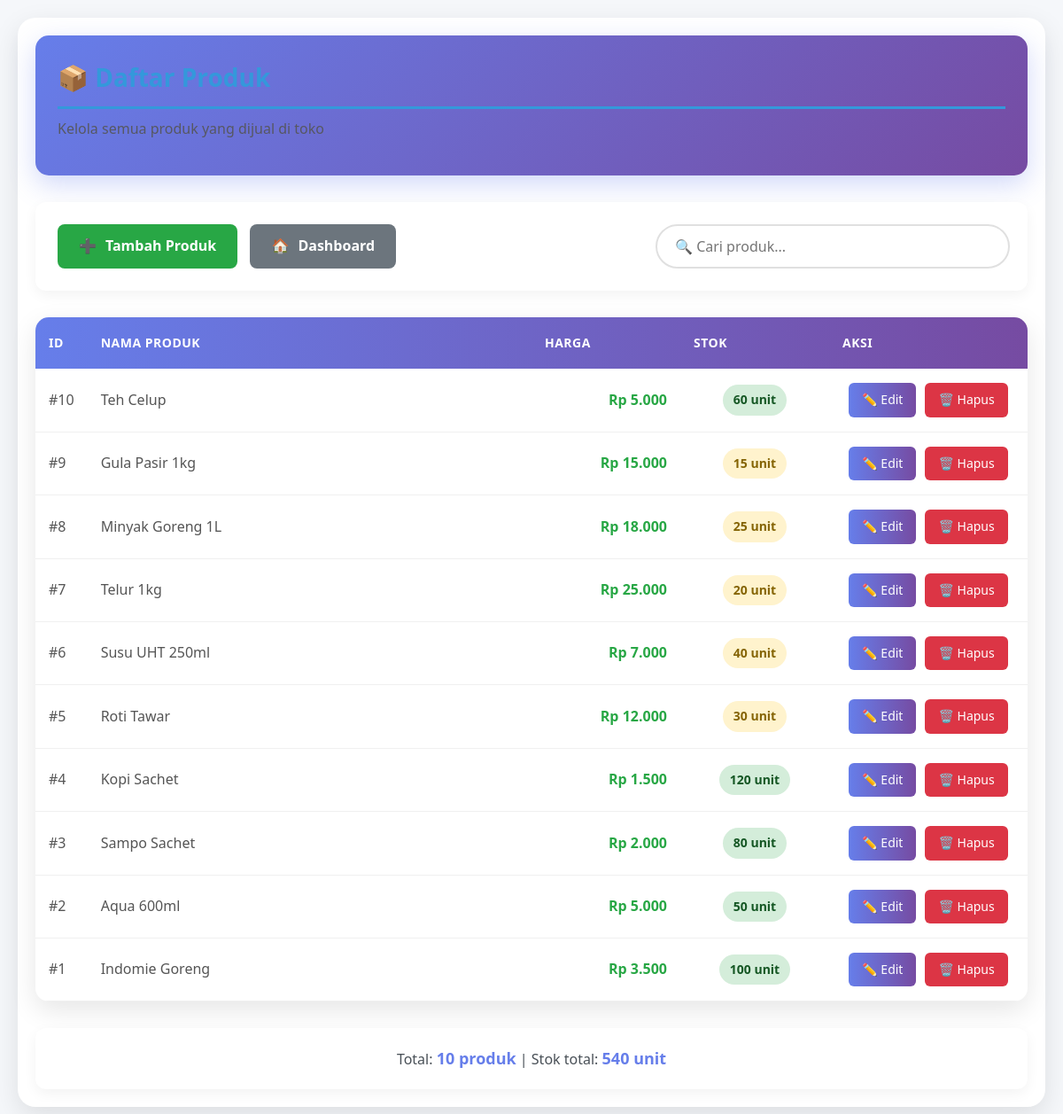
The page /produk/list.php (signed in) on the database its author committed.
### tables this page shows
CREATE TABLE produk (
    id_produk INT AUTO_INCREMENT PRIMARY KEY,
    nama_produk VARCHAR(100) NOT NULL,
    harga INT NOT NULL,
    stok INT NOT NULL DEFAULT 0,
    created_at TIMESTAMP DEFAULT CURRENT_TIMESTAMP,
    updated_at TIMESTAMP DEFAULT CURRENT_TIMESTAMP ON UPDATE CURRENT_TIMESTAMP
);

### produk/list.php (the view, shortened to what this page needs)
<?php
require_once '../db.php';
$sql = "SELECT * FROM produk ORDER BY id_produk DESC";
$result = mysqli_query($conn, $sql);
?>
<!DOCTYPE html>
<html lang="id">
<head>
    <link rel="stylesheet" href="../assets/style.css">
</head>
<body>
    <div class="container">
        <div class="page-header">
            <h1 class="page-title">📦 Daftar Produk</h1>
            <p class="page-subtitle">Kelola semua produk yang dijual di toko</p>
        </div>
        <div class="action-bar">
            <div class="btn-group">
                <a href="tambah.php" class="btn btn-success">
                    <span>➕</span> Tambah Produk
                </a>
                <a href="../dashboard/index.php" class="btn btn-secondary">
                    <span>🏠</span> Dashboard
                </a>
            </div>
            <div class="search-box">
                <input type="text" id="searchInput" placeholder="🔍 Cari produk..." onkeyup="searchProducts()">
            </div>
        </div>
        <div class="table-container">
            <?php if (mysqli_num_rows($result) > 0): ?>
                <table id="productsTable">
                    <thead>
                        <tr>
                            <th width="5%">ID</th>
                            <th>Nama Produk</th>
                            <th width="15%">Harga</th>
                            <th width="15%">Stok</th>
                            <th width="20%">Aksi</th>
                        </tr>
                    </thead>
                    <tbody>
                        <?php while ($row = mysqli_fetch_assoc($result)): ?>
                            <?php
                            $stok_class = '';
                            if ($row['stok'] >= 50) {
                                $stok_class = 'stok-tinggi';
                            } elseif ($row['stok'] >= 10) {
                                $stok_class = 'stok-sedang';
                            } else {
                                $stok_class = 'stok-rendah';
                            }
                            ?>
                            <tr>
                                <td>#<?php echo htmlspecialchars($row['id_produk']); ?></td>
                                <td><?php echo htmlspecialchars($row['nama_produk']); ?></td>
                                <td class="harga-cell">Rp <?php echo number_format($row['harga'], 0, ',', '.'); ?></td>
                                <td class="stok-cell">
                                    <span class="stok-indicator <?php echo $stok_class; ?>">
                                        <?php echo htmlspecialchars($row['stok']); ?> unit
                                    </span>
                                </td>
                                <td class="actions-cell">
                                    <div class="action-buttons">
                                        <a href="edit.php?id=<?php echo $row['id_produk']; ?>" class="btn-small btn-primary">
                                            ✏️ Edit
                                        </a>
                                        <a href="hapus.php?id=<?php echo $row['id_produk']; ?>"
                                           class="btn-small btn-danger"
                                           onclick="return confirm('Yakin hapus produk <?php echo addslashes($row['nama_produk']); ?>?')">
                                            🗑️ Hapus
                                        </a>
                                    </div>
                                </td>
                            </tr>
                        <?php endwhile; ?>
                    </tbody>
                </table>
            <?php endif; ?>
        </div>
        <?php if (mysqli_num_rows($result) > 0): ?>
            <div class="summary">
                Total: <strong><?php echo mysqli_num_rows($result); ?> produk</strong>
                | Stok total: <strong><?php
                    $total_stok = 0;
                    mysqli_data_seek($result, 0);
                    while ($row = mysqli_fetch_assoc($result)) {
                        $total_stok += $row['stok'];
                    }
                    echo number_format($total_stok, 0, ',', '.');
                ?> unit</strong>
            </div>
        <?php endif; ?>
    </div>
</body>
</html>

### assets/style.css (style rules this page uses)
* { margin: 0; padding: 0; box-sizing: border-box; font-family: 'Segoe UI', Tahoma, Geneva, Verdana, sans-serif; }
html { scroll-behavior: smooth; }
body { background: linear-gradient(135deg, #f5f7fa 0%, #c3cfe2 100%); color: #333; line-height: 1.6; min-height: 100vh; padding: 20px; }
.container { max-width: 1200px; margin: 0 auto; padding: 30px; background: white; border-radius: 20px; box-shadow: 0 10px 30px rgba(0, 0, 0, 0.1); margin-top: 30px; margin-bottom: 30px; }
h1, h2, h3, h4, h5, h6 { color: #2c3e50; margin-bottom: 20px; font-weight: 600; }
h1 { font-size: 2.5rem; color: #3498db; border-bottom: 3px solid #3498db; padding-bottom: 10px; margin-bottom: 30px; }
p { margin-bottom: 15px; color: #555; }
.btn { display: inline-block; padding: 12px 24px; background: #3498db; color: white; border: none; border-radius: 8px; text-decoration: none; cursor: pointer; font-size: 1rem; font-weight: 500; transition: all 0.3s ease; margin: 5px; text-align: center; }
.btn-success { background: #27ae60; }
.btn-danger { background: #e74c3c; }
.btn-secondary { background: #95a5a6; }
.btn-small { padding: 8px 16px; font-size: 0.9rem; }
.table-container { overflow-x: auto; margin: 20px 0; border-radius: 10px; box-shadow: 0 5px 15px rgba(0, 0, 0, 0.05); }

### produk/list.php (style rules this page uses)
* { margin: 0; padding: 0; box-sizing: border-box; }
body { font-family: 'Segoe UI', Tahoma, Geneva, Verdana, sans-serif; background: #f5f7fa; color: #333; }
.container { max-width: 1200px; margin: 0 auto; padding: 20px; }
.page-header { background: linear-gradient(135deg, #667eea 0%, #764ba2 100%); color: white; padding: 25px; border-radius: 15px; margin-bottom: 30px; box-shadow: 0 10px 30px rgba(102, 126, 234, 0.3); }
.page-title { font-size: 28px; margin-bottom: 10px; display: flex; align-items: center; gap: 15px; }
.page-subtitle { opacity: 0.9; font-size: 16px; }
.action-bar { display: flex; justify-content: space-between; align-items: center; margin-bottom: 30px; flex-wrap: wrap; gap: 15px; background: white; padding: 20px; border-radius: 12px; box-shadow: 0 5px 15px rgba(0, 0, 0, 0.05); }
.btn { padding: 12px 24px; border-radius: 8px; border: none; font-weight: 600; cursor: pointer; text-decoration: none; display: inline-flex; align-items: center; gap: 10px; transition: all 0.3s; }
.btn-primary { background: linear-gradient(to right, #667eea, #764ba2); color: white; }
.btn-secondary { background: #6c757d; color: white; }
.btn-success { background: #28a745; color: white; }
.btn-danger { background: #dc3545; color: white; }
.search-box { flex-grow: 1; max-width: 400px; }
.search-box input { width: 100%; padding: 12px 20px; border: 2px solid #e0e0e0; border-radius: 25px; font-size: 16px; transition: all 0.3s; }
.table-container { background: white; border-radius: 15px; overflow: hidden; box-shadow: 0 10px 30px rgba(0, 0, 0, 0.1); margin-bottom: 30px; overflow-x: auto; }
table { width: 100%; border-collapse: collapse; min-width: 800px; }
thead { background: linear-gradient(90deg, #667eea, #764ba2); color: white; }
th { padding: 18px 15px; text-align: left; font-weight: 600; text-transform: uppercase; font-size: 14px; letter-spacing: 0.5px; }
tbody tr { border-bottom: 1px solid #f0f0f0; transition: background 0.3s; }
td { padding: 16px 15px; color: #555; }
.stok-cell { text-align: center; }
.harga-cell { text-align: right; font-weight: 600; color: #28a745; }
.actions-cell { text-align: center; white-space: nowrap; }
.action-buttons { display: flex; gap: 10px; justify-content: center; }
.btn-small { padding: 8px 15px; font-size: 14px; border-radius: 6px; text-decoration: none; display: inline-flex; align-items: center; gap: 5px; transition: all 0.3s; }
.stok-indicator { display: inline-block; padding: 6px 12px; border-radius: 20px; font-size: 14px; font-weight: 600; min-width: 60px; text-align: center; }
.stok-tinggi { background: #d4edda; color: #155724; }
.stok-sedang { background: #fff3cd; color: #856404; }
.summary { background: white; padding: 20px; border-radius: 12px; box-shadow: 0 5px 15px rgba(0, 0, 0, 0.05); text-align: center; font-size: 16px; color: #495057; }
.summary strong { color: #667eea; font-size: 18px; }

### rows shown on the page
produk: id_produk "10", nama_produk "Teh Celup", harga "5.000", stok "60"
produk: id_produk "9", nama_produk "Gula Pasir 1kg", harga "15.000", stok "15"
produk: id_produk "8", nama_produk "Minyak Goreng 1L", harga "18.000", stok "25"
produk: id_produk "7", nama_produk "Telur 1kg", harga "25.000", stok "20"
produk: id_produk "6", nama_produk "Susu UHT 250ml", harga "7.000", stok "40"
produk: id_produk "5", nama_produk "Roti Tawar", harga "12.000", stok "30"
produk: id_produk "4", nama_produk "Kopi Sachet", harga "1.500", stok "120"
produk: id_produk "3", nama_produk "Sampo Sachet", harga "2.000", stok "80"
produk: id_produk "2", nama_produk "Aqua 600ml", harga "5.000", stok "50"
produk: id_produk "1", nama_produk "Indomie Goreng", harga "3.500", stok "100"

### other values the page prints
mysqli_num_rows($result) "10"
$total_stok "540"
